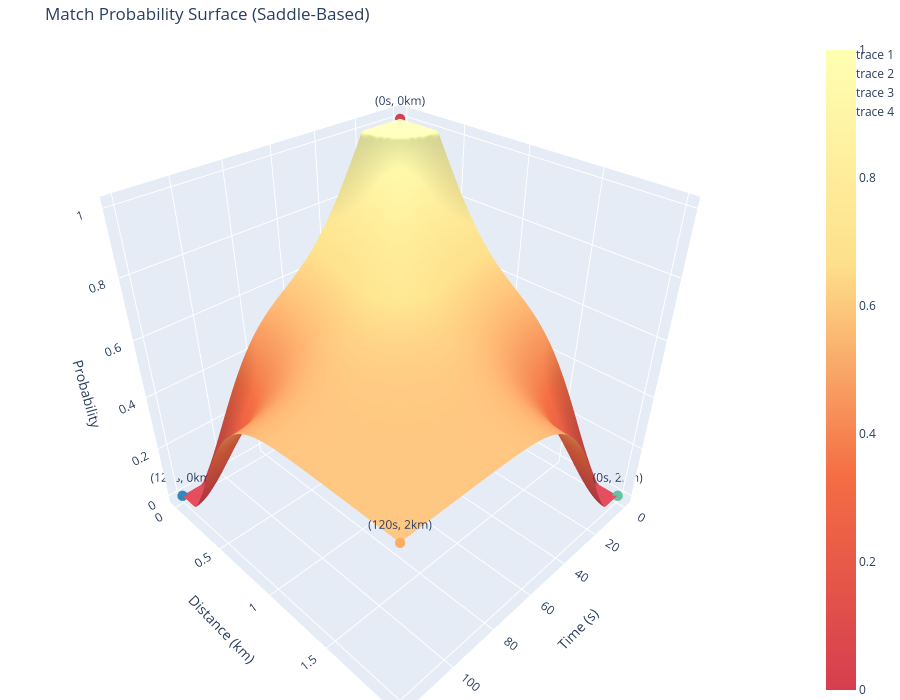

Notebook cell for this chart:
### Markdown cell above
### __Plot distribution of AIS and RF observations (with extreme values)__

### Code cell
plot_extreme_match_distribution()

### Figure 1 — Plotly figure (JSON) as saved in the notebook; plotly's stock layout.template omitted (floating-point values rounded to 4 significant figures; data arrays with more than 128 entries replaced by an {"elided": "..."} marker saying what was removed)
{"data": [{"colorscale": [[0, "#d53e4f"], [0.3333, "#f46d43"], [0.6667, "#fee08b"], [1, "#feffb2"]], "showscale": true, "type": "surface", "x": {"elided": "100x100 float values"}, "y": {"elided": "100x100 float values"}, "z": {"elided": "100x100 float values"}}, {"marker": {"color": "#d53e4f", "size": 6}, "mode": "markers+text", "text": ["(0s, 0km)"], "type": "scatter3d", "x": [0], "y": [0], "z": [1]}, {"marker": {"color": "#3288bd", "size": 6}, "mode": "markers+text", "text": ["(120s, 0km)"], "type": "scatter3d", "x": [120], "y": [0], "z": [0]}, {"marker": {"color": "#66c2a5", "size": 6}, "mode": "markers+text", "text": ["(0s, 2km)"], "type": "scatter3d", "x": [0], "y": [2], "z": [0]}, {"marker": {"color": "#fdae61", "size": 6}, "mode": "markers+text", "text": ["(120s, 2km)"], "type": "scatter3d", "x": [120], "y": [2], "z": [0.5502]}], "layout": {"height": 700, "margin": {"b": 0, "l": 0, "r": 0, "t": 40}, "scene": {"xaxis": {"title": {"text": "Time (s)"}}, "yaxis": {"title": {"text": "Distance (km)"}}, "zaxis": {"title": {"text": "Probability"}}}, "title": {"text": "Match Probability Surface (Saddle-Based)"}, "width": 900}}
